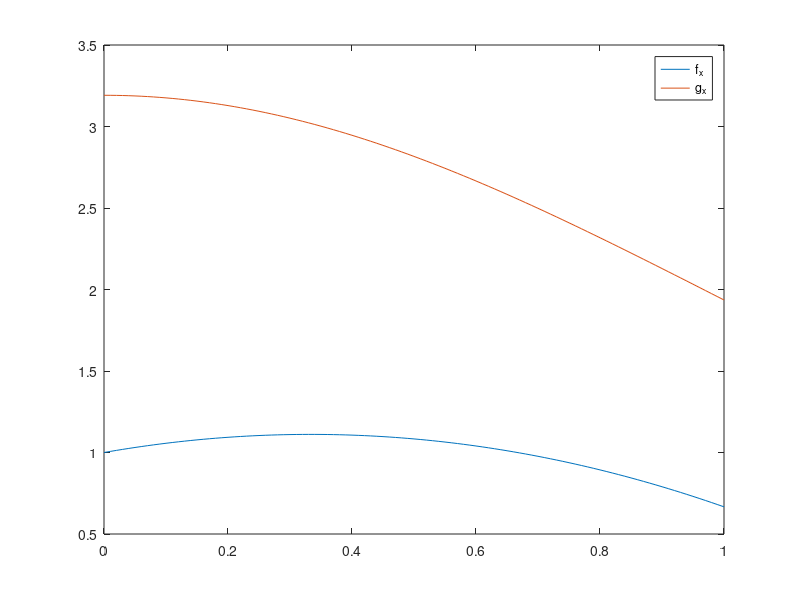

This chart was generated by the following MATLAB code:
x=0:0.01:1;
f_x=[];
for i=1:101
    x_i=x(:,i);
    f_x(i,1)=1+x_i*2/3-x_i*x_i;
end
g_x=[];
for i=1:101
    x_i=x(:,i);
    g_x(i,1)=4*(2/sqrt(2*pi)*exp(-(x_i^2)/2));
end

plot(x',f_x,x',g_x)
legend('f_x','g_x')